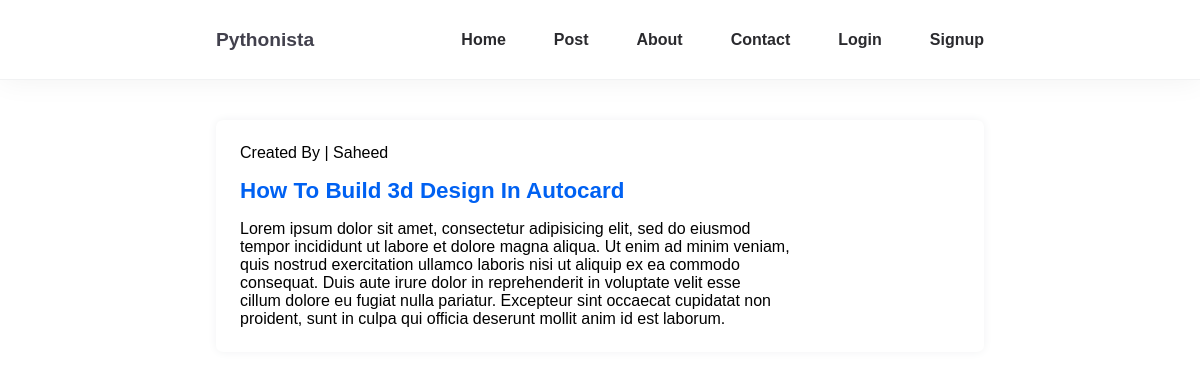
Screenshot of /post_detail/7/ with the database file from the repository.
### blog/models.py (models this page shows, shortened)
class Post(models.Model):
	title = models.CharField(max_length=255, unique=True)
	author = models.ForeignKey(User, on_delete=models.CASCADE)
	body = models.TextField()
	created_on = models.DateTimeField(auto_now_add=True)
	updated_on = models.DateTimeField(auto_now=True)
	class Meta:
		ordering = ['-created_on']

### blog/views.py (the view)
# urls.py: path('post_detail/<int:pk>/', views.post_detail, name='post_detail'),
def post_detail(request, pk):
	post = get_object_or_404(Post, pk=pk)
	return render(request, 'blog/detail.html', {'post':post})

### templates/blog/detail.html (shortened to what this page needs)
{% extends 'base.html' %}
{% block content %}
<section>
		<div class="container">
			<div class="post-page">
				<div class="post-content">
					<div class="post-card">
						<p class="sm-txt">Created By | {{ post.author }}</p>
						<h3 class="post-title">{{ post.title }}</h3>
						<p class="post-body">{{ post.body | linebreaks}}</p>
					</div>
			</div>
		</div>
	</section>
{% endblock %}

### blog/static/css/style.css (style rules this page uses)
*, *::before, *::after { margin: 0; padding: 0; box-sizing: border-box; font-family: 'Poppins',sans-serif; outline: none; list-style: none; box-shadow: none; text-decoration: none; }
:root { --primary-color: #2a2a2e; --secondary-color: #42414d; --accent-color: #dcdcdc; --color-white: #fff; --color-light: #f1f2f3; --color-black: #000; }
.container { max-width: 800px; margin: 0 auto; padding: 0 16px; }
body { background: var(--color-white); font-weight: normal; }
.post-page { margin: 30px auto; background: var(--color-white); box-shadow: 0 0 10px var(--color-light); border-radius: 7px; }
.post-card { padding: 1.5rem; margin-bottom: 1.2rem; }
.post-title { margin-bottom: 1rem; font-weight: 700; text-transform: capitalize; font-size: 1.4rem; margin-top: 1rem; color: #0061f2; }
.post-body { color: var(--secondary-color); font-size: 1rem; font-weight: normal; }

### templates/base.html (style rules this page uses)
section { padding: 10px 0; }

### rows the page displays
Post: author "Saheed", title "How To Build 3d Design In Autocard", body "Lorem ipsum dolor sit amet, consectetur adipisicing elit, sed do eiusmod tempor incididunt ut labore et dolore magna aliqua. Ut enim ad minim veniam, quis nostrud exercitation ullamco laboris nisi ut aliquip ex ea commodo consequat. Duis aute irure dolor in reprehenderit in voluptate velit esse cillum dolore eu fugiat nulla pariatur. Excepteur sint occaecat cupidatat non proident, sunt in culpa qui officia deserunt mollit anim id est laborum."
